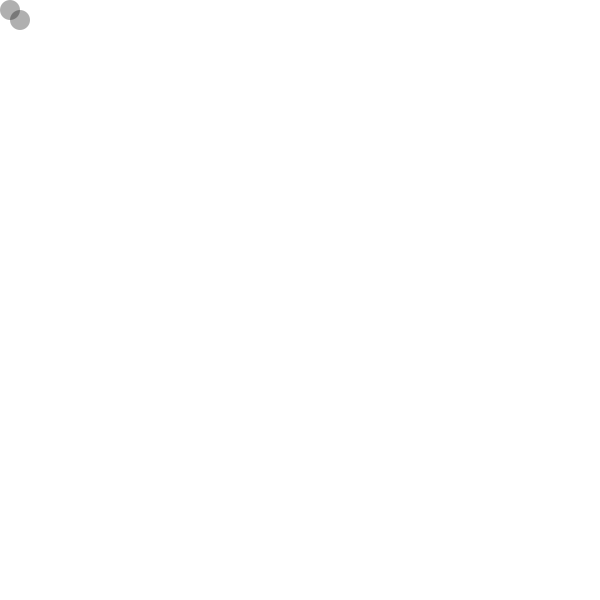
Frame 1 (no input)
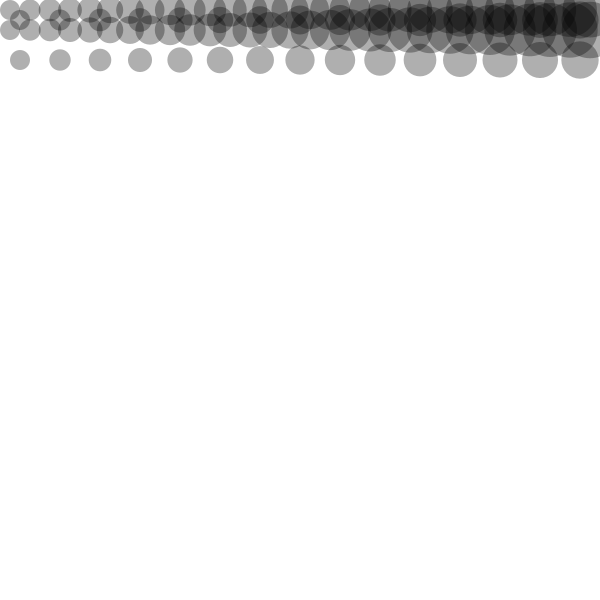
Frame 60 (the mouse pressed at the canvas centre just before this capture)
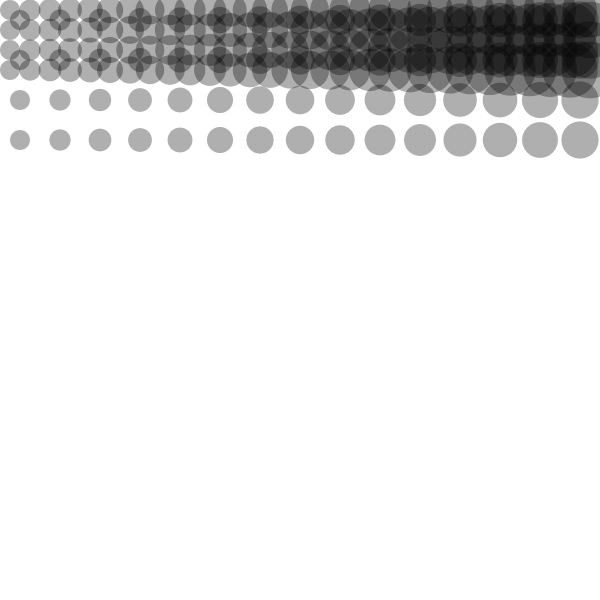
Frame 120 (the mouse held since frame 60 and released just before this capture)

The Processing sketch that drew these frames (run headless with seeded random() and noise(); from frame 60 on, the mouse is pressed at the canvas centre):

// Processing sketch: processing_32021
// ── processing_32021.pde

//import processing.pdf.*;

float x = 10;
float y = 10;
float diam = 20;
float h = random(10-255);

//int counter = 0;

void setup()

{

 // size (600, 600, PDF, "final4.pdf");
 size(600, 600);
 background (255);
 smooth();
 frameRate(200);
 //noLoop();

}

void draw ()

{

  //while(counter < 1000)
  
  {
  
  noStroke();
  fill(0,0,0,80);
  ellipse (x, y, diam, diam);
  ellipse (x+x, y+y, diam, diam);
  endRecord();
  
  diam = diam + 1.7 * random(0.6,0.9);
  
   x = x + 20;
   
   if(x > 600){
     y = y+20;
     x = 10;
     diam = 20;
  
 }
   
 //  counter = counter + 1;

   }

//println("ALL DONE");
//exit();
   
}
